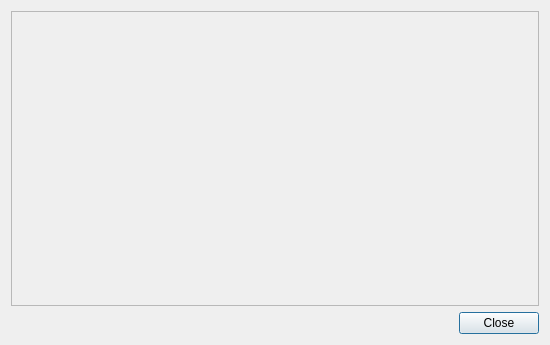
<?xml version="1.0" encoding="UTF-8"?>
<ui version="4.0">
 <class>GpuProcessesOverviewDialog</class>
 <widget class="QDialog" name="GpuProcessesOverviewDialog">
  <property name="geometry">
   <rect>
    <x>0</x>
    <y>0</y>
    <width>550</width>
    <height>345</height>
   </rect>
  </property>
  <property name="windowTitle">
   <string>GWEpp: GPU processes overview</string>
  </property>
  <layout class="QGridLayout" name="gridLayout">
   <item row="0" column="0">
    <widget class="QScrollArea" name="scrollArea">
     <property name="widgetResizable">
      <bool>true</bool>
     </property>
     <widget class="QWidget" name="scrollAreaWidgetContents">
      <property name="geometry">
       <rect>
        <x>0</x>
        <y>0</y>
        <width>530</width>
        <height>294</height>
       </rect>
      </property>
     </widget>
    </widget>
   </item>
   <item row="1" column="0">
    <widget class="QDialogButtonBox" name="buttonBox">
     <property name="orientation">
      <enum>Qt::Horizontal</enum>
     </property>
     <property name="standardButtons">
      <set>QDialogButtonBox::Close</set>
     </property>
     <property name="centerButtons">
      <bool>false</bool>
     </property>
    </widget>
   </item>
  </layout>
 </widget>
 <resources/>
 <connections/>
</ui>
